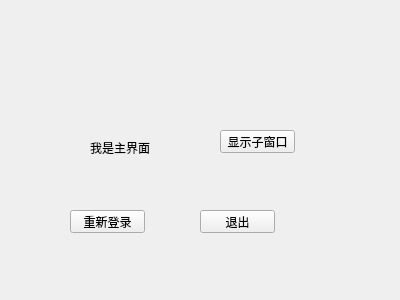
<?xml version="1.0" encoding="UTF-8"?>
<ui version="4.0">
 <class>MyWidget</class>
 <widget class="QWidget" name="MyWidget">
  <property name="geometry">
   <rect>
    <x>0</x>
    <y>0</y>
    <width>400</width>
    <height>300</height>
   </rect>
  </property>
  <property name="windowTitle">
   <string>MyWidget</string>
  </property>
  <widget class="QLabel" name="label">
   <property name="geometry">
    <rect>
     <x>90</x>
     <y>140</y>
     <width>81</width>
     <height>16</height>
    </rect>
   </property>
   <property name="text">
    <string>我是主界面</string>
   </property>
  </widget>
  <widget class="QPushButton" name="showChildButton">
   <property name="geometry">
    <rect>
     <x>220</x>
     <y>130</y>
     <width>75</width>
     <height>23</height>
    </rect>
   </property>
   <property name="text">
    <string>显示子窗口</string>
   </property>
  </widget>
  <widget class="QPushButton" name="pushButton">
   <property name="geometry">
    <rect>
     <x>70</x>
     <y>210</y>
     <width>75</width>
     <height>23</height>
    </rect>
   </property>
   <property name="text">
    <string>重新登录</string>
   </property>
  </widget>
  <widget class="QPushButton" name="pushButton_2">
   <property name="geometry">
    <rect>
     <x>200</x>
     <y>210</y>
     <width>75</width>
     <height>23</height>
    </rect>
   </property>
   <property name="text">
    <string>退出</string>
   </property>
  </widget>
 </widget>
 <layoutdefault spacing="6" margin="11"/>
 <resources/>
 <connections>
  <connection>
   <sender>pushButton_2</sender>
   <signal>clicked()</signal>
   <receiver>MyWidget</receiver>
   <slot>close()</slot>
   <hints>
    <hint type="sourcelabel">
     <x>233</x>
     <y>225</y>
    </hint>
    <hint type="destinationlabel">
     <x>338</x>
     <y>225</y>
    </hint>
   </hints>
  </connection>
 </connections>
</ui>
